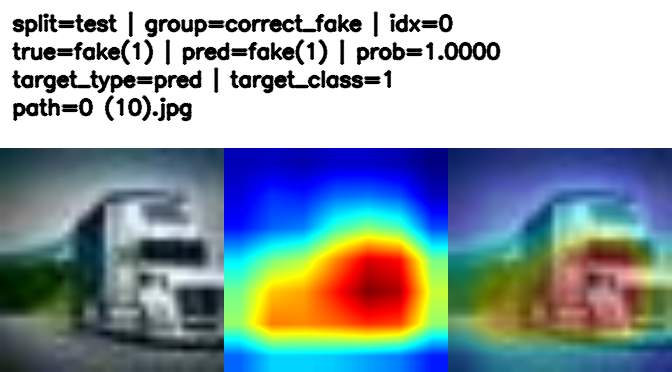
#> input picture outputs/gradcam/cifake/test/best/correct_fake/00000_true-fake_pred-fake_prob-1.0000.png, 672 x 372 px, given as the content of the folder data/raw/cifake/train/REAL, which was not available
$ jupyter execute --allow-errors 00_eda.ipynb   (older library calls are emulated)   (text cells are left out)
#> lines starting #> are read from the running program, lines starting #| are printed output that depends on the picture; pictures that were not available may be replaced by others from this repository, and a replacement may not be noted
[cell 1]
import os
import random
from pathlib import Path
from collections import Counter

import numpy as np
import pandas as pd

from PIL import Image, ImageOps
import cv2

import matplotlib.pyplot as plt
import matplotlib.gridspec as gridspec

from tqdm.auto import tqdm

from sklearn.decomposition import PCA
from sklearn.manifold import TSNE
from sklearn.metrics.pairwise import cosine_similarity

import warnings
warnings.filterwarnings("ignore")

[cell 2]
SEED = 42

random.seed(SEED)
np.random.seed(SEED)

[cell 3]
DATA_ROOT = Path("./data/raw/cifake")

# 필요에 따라 실제 경로 확인 후 수정
list(DATA_ROOT.iterdir())[:10]

[cell 4]
TRAIN_DIR = DATA_ROOT / "train"
TEST_DIR = DATA_ROOT / "test"

TRAIN_REAL_DIR = TRAIN_DIR / "REAL"
TRAIN_FAKE_DIR = TRAIN_DIR / "FAKE"
TEST_REAL_DIR = TEST_DIR / "REAL"
TEST_FAKE_DIR = TEST_DIR / "FAKE"

for p in [TRAIN_REAL_DIR, TRAIN_FAKE_DIR, TEST_REAL_DIR, TEST_FAKE_DIR]:
    print(p, p.exists())

[cell 5]
def get_image_paths(root_dir, split, label):
    exts = {".jpg", ".jpeg", ".png", ".bmp", ".webp"}
    paths = []
    for p in sorted(root_dir.rglob("*")):
        if p.suffix.lower() in exts:
            paths.append({
                "filepath": str(p),
                "filename": p.name,
                "split": split,
                "label": label
            })
    return paths

[cell 6]
# [37 lines left out: function image_basic_stats, not called in this run]

[cell 7]
def compute_fft_features(img):
    gray = np.array(img.convert("L")).astype(np.float32) / 255.0

    f = np.fft.fft2(gray)
    fshift = np.fft.fftshift(f)
    magnitude = np.log1p(np.abs(fshift))

    h, w = magnitude.shape
    cy, cx = h // 2, w // 2
    y, x = np.indices((h, w))
    r = np.sqrt((x - cx)**2 + (y - cy)**2)

    r = r.astype(np.int32)
    radial_mean = np.bincount(r.ravel(), magnitude.ravel()) / np.bincount(r.ravel())

    # 중심부(저주파) / 바깥쪽(고주파) 에너지 비율
    max_r = r.max()
    low_mask = r <= max_r * 0.25
    high_mask = r >= max_r * 0.60

    low_energy = magnitude[low_mask].mean()
    high_energy = magnitude[high_mask].mean()

    return {
        "fft_magnitude": magnitude,
        "radial_profile": radial_mean,
        "low_freq_energy": low_energy,
        "high_freq_energy": high_energy,
        "high_low_ratio": high_energy / (low_energy + 1e-8)
    }

[cell 8]
def show_image_grid(df, n=16, title="Sample Images"):
    sample_df = df.sample(min(n, len(df)), random_state=SEED).reset_index(drop=True)

    cols = 4
    rows = int(np.ceil(len(sample_df) / cols))
    fig, axes = plt.subplots(rows, cols, figsize=(12, 3 * rows))
    axes = np.array(axes).reshape(-1)

    for ax in axes:
        ax.axis("off")

    for i, row in sample_df.iterrows():
        img = Image.open(row["filepath"]).convert("RGB")
        axes[i].imshow(img)
        axes[i].set_title(f'{row["split"]} | {row["label"]}', fontsize=10)
        axes[i].axis("off")

    fig.suptitle(title, fontsize=14)
    plt.tight_layout()
    plt.show()

[cell 9]
records = []
records += get_image_paths(TRAIN_REAL_DIR, "train", "REAL")
records += get_image_paths(TRAIN_FAKE_DIR, "train", "FAKE")
records += get_image_paths(TEST_REAL_DIR, "test", "REAL")
records += get_image_paths(TEST_FAKE_DIR, "test", "FAKE")

df = pd.DataFrame(records)
df.shape

[cell 10]
df.head()

[cell 11]
df.groupby(["split", "label"]).size().unstack(fill_value=0)

[cell 12]
df["filesize"] = df["filepath"].apply(lambda x: os.path.getsize(x))
df["filesize_kb"] = df["filesize"] / 1024
df["ext"] = df["filepath"].apply(lambda x: Path(x).suffix.lower())

df.head()

[cell 13]
stats_list = []
errors = []

#> (the rest of this cell did not finish here and is left out)

#> (a cell that did not finish here is left out)

#> (a cell that did not finish here is left out)

#> (a cell that did not finish here is left out)

#> (a cell that did not finish here is left out)

[cell 18]
show_image_grid(df[(df["split"] == "train") & (df["label"] == "REAL")], n=16, title="Train REAL Samples")
#> in show_image_grid, img is the input picture: PIL image 672x372 RGB; mean R, G, B 144.4, 159.8, 165.6
show_image_grid(df[(df["split"] == "train") & (df["label"] == "FAKE")], n=16, title="Train FAKE Samples")
show_image_grid(df[(df["split"] == "test") & (df["label"] == "REAL")], n=16, title="Test REAL Samples")
show_image_grid(df[(df["split"] == "test") & (df["label"] == "FAKE")], n=16, title="Test FAKE Samples")

#> (a cell that did not finish here is left out)

[cell 20]
count_table = df.groupby(["split", "label"]).size().reset_index(name="count")
count_table

[cell 21]
fig, ax = plt.subplots(figsize=(6, 4))

for split in ["train", "test"]:
    sub = count_table[count_table["split"] == split]
    ax.bar(
        [f"{split}_{x}" for x in sub["label"]],
        sub["count"]
    )

ax.set_title("Image Count by Split and Label")
ax.set_ylabel("Count")
plt.xticks(rotation=45)
plt.show()
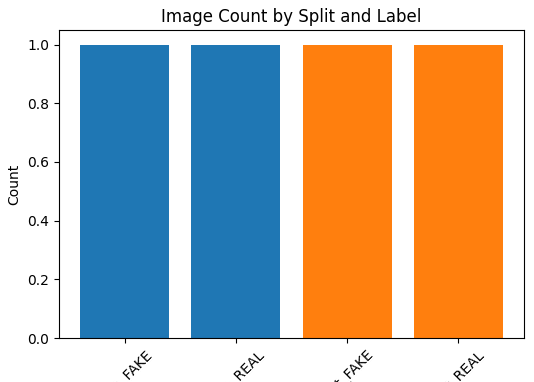
#> figure drawn by matplotlib, 1 panel

[cell 22]
features_to_plot = [
    "filesize_kb", "brightness", "contrast",
    "entropy", "lap_var", "edge_density"
]

fig, axes = plt.subplots(len(features_to_plot), 1, figsize=(8, 4 * len(features_to_plot)))

#> (the rest of this cell did not finish here and is left out)

#> (a cell that did not finish here is left out)

[cell 24]
rgb_features = ["r_mean", "g_mean", "b_mean", "r_std", "g_std", "b_std"]

fig, axes = plt.subplots(2, 3, figsize=(12, 8))
axes = axes.flatten()

#> (the rest of this cell did not finish here and is left out)

#> (a cell that did not finish here is left out)

[cell 26]
fig, axes = plt.subplots(1, 3, figsize=(15, 4))

#> (the rest of this cell did not finish here and is left out)

[cell 27]
fft_records = []
fft_maps_real = []
fft_maps_fake = []

sample_for_fft = df.groupby(["split", "label"], group_keys=False).apply(
    lambda x: x.sample(min(2000, len(x)), random_state=SEED)
).reset_index(drop=True)

for _, row in tqdm(sample_for_fft.iterrows(), total=len(sample_for_fft)):
    img = Image.open(row["filepath"]).convert("RGB")
    f = compute_fft_features(img)
#> in compute_fft_features, `gray = np.array(img.convert("L")).astype(np.float32) / 255.0`:
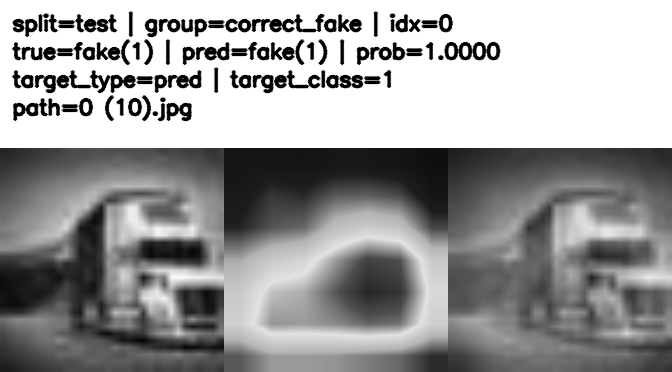
#> gray: shape (372, 672) float32; min 0, max 1, mean 0.611
#> in compute_fft_features, `magnitude = np.log1p(np.abs(fshift))`:
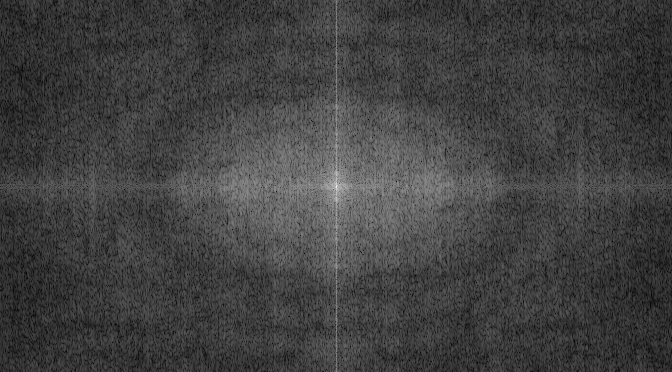
#> magnitude: shape (372, 672) float64; min 0.023, max 11.94, mean 3.07; drawn with min black and max white
#> in compute_fft_features, `radial_mean = np.bincount(r.ravel(), magnitude.ravel()) / np.bincount(..`: radial_mean = 385 values, max 11.94 at index 0, min 1.13 at index 384, mean 3.41
#> in compute_fft_features, `low_energy = magnitude[low_mask].mean()`: low_energy = 4.74
#> in compute_fft_features, `high_energy = magnitude[high_mask].mean()`: high_energy = 2.54
#> f = 5 items

    fft_records.append({
        "filepath": row["filepath"],
        "label": row["label"],
        "split": row["split"],
        "low_freq_energy": f["low_freq_energy"],
        "high_freq_energy": f["high_freq_energy"],
        "high_low_ratio": f["high_low_ratio"],
        "radial_profile": f["radial_profile"]
    })

    if row["label"] == "REAL":
        fft_maps_real.append(f["fft_magnitude"])
    else:
        fft_maps_fake.append(f["fft_magnitude"])

fft_df = pd.DataFrame(fft_records)

[cell 28]
fft_df.groupby("label")[["low_freq_energy", "high_freq_energy", "high_low_ratio"]].agg(["mean", "std"]).round(4)

[cell 29]
fig, axes = plt.subplots(1, 3, figsize=(15, 4))

for ax, feat in zip(axes, ["low_freq_energy", "high_freq_energy", "high_low_ratio"]):
    real_vals = fft_df[fft_df["label"] == "REAL"][feat]
    fake_vals = fft_df[fft_df["label"] == "FAKE"][feat]

    ax.hist(real_vals, bins=40, alpha=0.6, label="REAL")
    ax.hist(fake_vals, bins=40, alpha=0.6, label="FAKE")
    ax.set_title(feat)
    ax.legend()

plt.tight_layout()
plt.show()
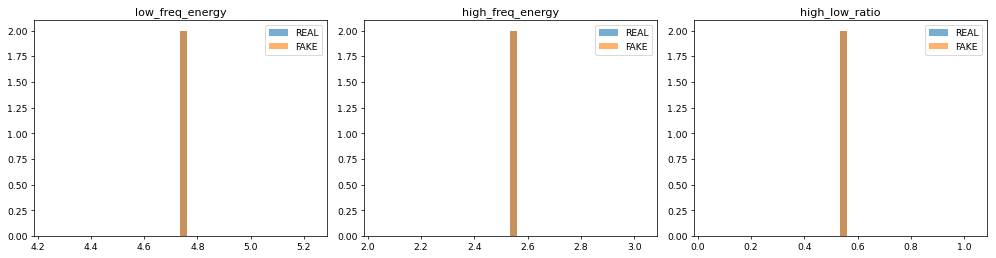
#> figure drawn by matplotlib, 3 panels; panel 1: tallest bar 2 high, from x = 4.74 to 4.76; panel 1: tallest bar 2 high, from x = 4.74 to 4.76; panel 2: tallest bar 2 high, from x = 2.54 to 2.56; panel 2: tallest bar 2 high, from x = 2.54 to 2.56

[cell 30]
mean_fft_real = np.mean(np.stack(fft_maps_real), axis=0)
mean_fft_fake = np.mean(np.stack(fft_maps_fake), axis=0)
fft_diff = mean_fft_fake - mean_fft_real
#> fft_diff: shape (372, 672) float64; every value is 0

fig, axes = plt.subplots(1, 3, figsize=(15, 4))

axes[0].imshow(mean_fft_real, cmap="gray")
axes[0].set_title("Mean FFT - REAL")
axes[0].axis("off")

axes[1].imshow(mean_fft_fake, cmap="gray")
axes[1].set_title("Mean FFT - FAKE")
axes[1].axis("off")

axes[2].imshow(fft_diff, cmap="bwr")
axes[2].set_title("FFT Difference (FAKE - REAL)")
axes[2].axis("off")

plt.tight_layout()
plt.show()

[cell 31]
real_profiles = np.stack(fft_df[fft_df["label"] == "REAL"]["radial_profile"].values)
fake_profiles = np.stack(fft_df[fft_df["label"] == "FAKE"]["radial_profile"].values)

min_len = min(real_profiles.shape[1], fake_profiles.shape[1])
#> min_len = 385
real_mean_profile = real_profiles[:, :min_len].mean(axis=0)
fake_mean_profile = fake_profiles[:, :min_len].mean(axis=0)

plt.figure(figsize=(8, 5))
plt.plot(real_mean_profile, label="REAL")
plt.plot(fake_mean_profile, label="FAKE")
plt.title("Mean Radial Frequency Profile")
plt.xlabel("Radius")
plt.ylabel("Log Magnitude")
plt.legend()
plt.show()
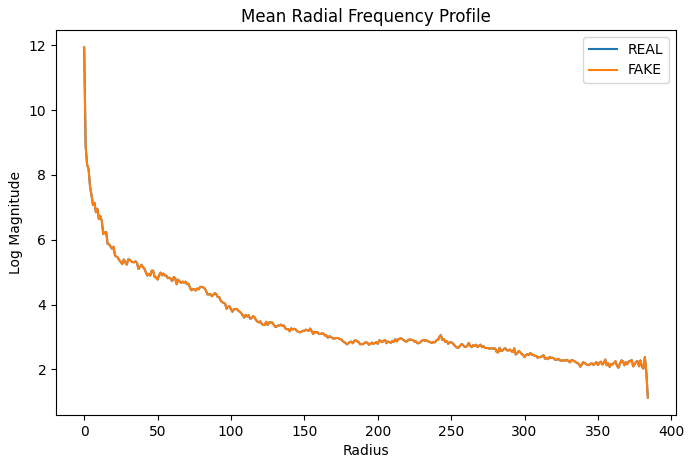
#> figure drawn by matplotlib, 1 panel; curve peaks at x = 0, y = 11.94; curve peaks at x = 0, y = 11.94
